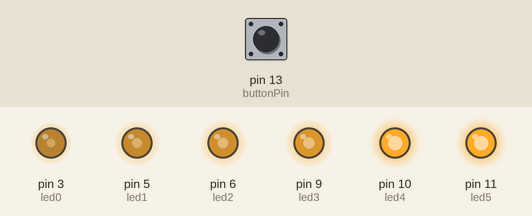
Simulated run of this sketch. Board: Arduino Uno, built with avr-gcc and run on an emulated ATmega328P. Parts: output pins drawn as LEDs (lit = HIGH). The inputs (shaded band) are chosen by the test bench; at power-on: pin 13 (buttonPin) HIGH.

Above: at 3.25 s.
3.3 s: pin 13 (buttonPin) pulled LOW for 1.45 s
At 3.45 s:
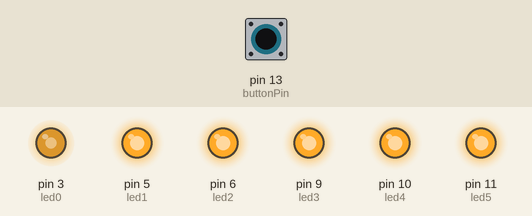
6.8 s: pin 13 (buttonPin) pulled LOW for 3.2 s
At 6.95 s:
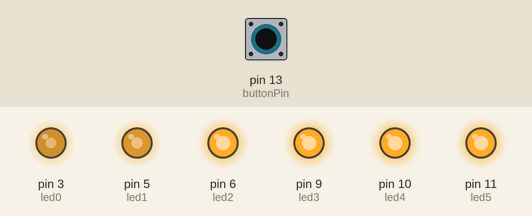
Timing chart, 0 to 17.5 s (numbered marks = the images above; inputs shaded):
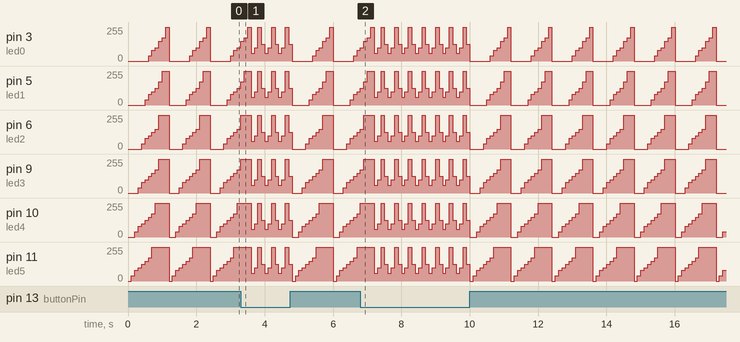

The sketch:

fadeleds3.ino
```cpp
/**********************************************************************************
**                                                                               **
**                              Fade LEDs                                        **
**                                                                               **
**                                                                               **
**********************************************************************************/
//********** Includes *************************************************************

//********** Variables ************************************************************
const int led0 = 3;          // donar nom al pin 3 de l’Arduino
const int led1 = 5;          // donar nom al pin 5 de l’Arduino
const int led2 = 6;          // donar nom al pin 6 de l’Arduino
const int led3 = 9;          // donar nom al pin 9 de l’Arduino
const int led4 = 10;         // donar nom al pin 10 de l’Arduino
const int led5 = 11;         // donar nom al pin 11 de l’Arduino
int velocitat = 100;         // velocitat de l'acció en ms
const int buttonPin = 13;

//********** Setup ****************************************************************
void setup()
{
pinMode(led0, OUTPUT);     // definir el pin 3 com una sortida
  pinMode(led1, OUTPUT);     // definir el pin 5 com una sortida
  pinMode(led2, OUTPUT);     // definir el pin 6 com una sortida
  pinMode(led3, OUTPUT);     // definir el pin 9 com una sortida
  pinMode(led4, OUTPUT);     // definir el pin 10 com una sortida
  pinMode(led5, OUTPUT);     // definir el pin 11 com una sortida
   pinMode(buttonPin, INPUT);     // definir el pin 11 com una sortida
}


//********** Loop *****************************************************************
void loop()
{
  if (digitalRead(buttonPin) == 0)
  {
 analogWrite(led0, 60);     // posar PWM del pin 3 a 60
  analogWrite(led1, 60);     // posar PWM del pin 5 a 60
  analogWrite(led2, 60);     // posar PWM del pin 6 a 60
  analogWrite(led3, 60);     // posar PWM del pin 9 a 60
  analogWrite(led4, 60);     // posar PWM del pin 10 a 60
  analogWrite(led5, 60);     // posar PWM del pin 11 a 60

  delay(velocitat);          // es queden leds velocitat ms en aquest estat

  analogWrite(led0, 100);    // posar PWM del pin 3 a 125
  analogWrite(led1, 100);    // posar PWM del pin 5 a 125
  analogWrite(led2, 100);    // posar PWM del pin 6 a 125
  analogWrite(led3, 100);    // posar PWM del pin 9 a 125
  analogWrite(led4, 100);    // posar PWM del pin 10 a 125
  analogWrite(led5, 100);    // posar PWM del pin 11 a 125

  delay(velocitat);           // es queden leds velocitat ms en aquest estat

  analogWrite(led0, 255);    // posar PWM del pin 3 a 255
  analogWrite(led1, 255);    // posar PWM del pin 5 a 255
  analogWrite(led2, 255);    // posar PWM del pin 6 a 255
  analogWrite(led3, 255);    // posar PWM del pin 9 a 255
  analogWrite(led4, 255);    // posar PWM del pin 10 a 255
  analogWrite(led5, 255);    // posar PWM del pin 11 a 255

  delay(velocitat);           // es queden leds velocitat ms en aquest estat

  analogWrite(led0, 125);    // posar PWM del pin 3 a 125
  analogWrite(led1, 125);    // posar PWM del pin 5 a 125
  analogWrite(led2, 125);    // posar PWM del pin 6 a 125
  analogWrite(led3, 125);    // posar PWM del pin 9 a 125
  analogWrite(led4, 125);    // posar PWM del pin 10 a 125
  analogWrite(led5, 125);    // posar PWM del pin 11 a 125

  delay(velocitat);           // es queden leds velocitat ms en aquest estat
          }
          else
          {
 analogWrite(led0, 0);     // posar PWM del pin 3 a 60
  analogWrite(led1, 0);     // posar PWM del pin 5 a 60
  analogWrite(led2, 0);     // posar PWM del pin 6 a 60
  analogWrite(led3, 0);     // posar PWM del pin 9 a 60
  analogWrite(led4, 0);     // posar PWM del pin 10 a 60
  analogWrite(led5, 0);     // posar PWM del pin 11 a 60

  delay(velocitat);          // es queden leds velocitat ms en aquest estat

  analogWrite(led0, 0);    // posar PWM del pin 3 a 125
  analogWrite(led1, 0);    // posar PWM del pin 5 a 125
  analogWrite(led2, 0);    // posar PWM del pin 6 a 125
  analogWrite(led3, 0);    // posar PWM del pin 9 a 125
  analogWrite(led4, 0);    // posar PWM del pin 10 a 125
  analogWrite(led5, 40);    // posar PWM del pin 11 a 125

  delay(velocitat);          // es queden leds velocitat ms en aquest estat

  analogWrite(led0, 0);    // posar PWM del pin 3 a 125
  analogWrite(led1, 0);    // posar PWM del pin 5 a 125
  analogWrite(led2, 0);    // posar PWM del pin 6 a 125
  analogWrite(led3, 0);    // posar PWM del pin 9 a 125
  analogWrite(led4, 40);    // posar PWM del pin 10 a 125
  analogWrite(led5, 80);    // posar PWM del pin 11 a 125

  delay(velocitat);          // es queden leds velocitat ms en aquest estat

  analogWrite(led0, 0);    // posar PWM del pin 3 a 125
  analogWrite(led1, 0);    // posar PWM del pin 5 a 125
  analogWrite(led2, 0);    // posar PWM del pin 6 a 125
  analogWrite(led3, 40);    // posar PWM del pin 9 a 125
  analogWrite(led4, 80);    // posar PWM del pin 10 a 125
  analogWrite(led5, 100);    // posar PWM del pin 11 a 125

  delay(velocitat);          // es queden leds velocitat ms en aquest estat

  analogWrite(led0, 0);    // posar PWM del pin 3 a 125
  analogWrite(led1, 0);    // posar PWM del pin 5 a 125
  analogWrite(led2, 40);    // posar PWM del pin 6 a 125
  analogWrite(led3, 80);    // posar PWM del pin 9 a 125
  analogWrite(led4, 100);    // posar PWM del pin 10 a 125
  analogWrite(led5, 127);    // posar PWM del pin 11 a 125

  delay(velocitat);          // es queden leds velocitat ms en aquest estat

  analogWrite(led0, 0);    // posar PWM del pin 3 a 125
  analogWrite(led1, 40);    // posar PWM del pin 5 a 125
  analogWrite(led2, 80);    // posar PWM del pin 6 a 125
  analogWrite(led3, 100);    // posar PWM del pin 9 a 125
  analogWrite(led4, 127);    // posar PWM del pin 10 a 125
  analogWrite(led5, 150);    // posar PWM del pin 11 a 125

  delay(velocitat);          // es queden leds velocitat ms en aquest estat

  analogWrite(led0, 40);    // posar PWM del pin 3 a 125
  analogWrite(led1, 80);    // posar PWM del pin 5 a 125
  analogWrite(led2, 100);    // posar PWM del pin 6 a 125
  analogWrite(led3, 127);    // posar PWM del pin 9 a 125
  analogWrite(led4, 150);    // posar PWM del pin 10 a 125
  analogWrite(led5, 175);    // posar PWM del pin 11 a 125

  delay(velocitat);          // es queden leds velocitat ms en aquest estat

  analogWrite(led0, 80);    // posar PWM del pin 3 a 125
  analogWrite(led1, 100);    // posar PWM del pin 5 a 125
  analogWrite(led2, 127);    // posar PWM del pin 6 a 125
  analogWrite(led3, 150);    // posar PWM del pin 9 a 125
  analogWrite(led4, 175);    // posar PWM del pin 10 a 125
  analogWrite(led5, 255);    // posar PWM del pin 11 a 125

  delay(velocitat);           // es queden leds velocitat ms en aquest estat

  analogWrite(led0, 100);    // posar PWM del pin 3 a 255
  analogWrite(led1, 127);    // posar PWM del pin 5 a 255
  analogWrite(led2, 150);    // posar PWM del pin 6 a 255
  analogWrite(led3, 175);    // posar PWM del pin 9 a 255
  analogWrite(led4, 255);    // posar PWM del pin 10 a 255
  analogWrite(led5, 255);    // posar PWM del pin 11 a 255

  delay(velocitat);           // es queden leds velocitat ms en aquest estat

  analogWrite(led0, 150);    // posar PWM del pin 3 a 255
  analogWrite(led1, 175);    // posar PWM del pin 5 a 255
  analogWrite(led2, 255);    // posar PWM del pin 6 a 255
  analogWrite(led3, 255);    // posar PWM del pin 9 a 255
  analogWrite(led4, 255);    // posar PWM del pin 10 a 255
  analogWrite(led5, 255);    // posar PWM del pin 11 a 255

  delay(velocitat);           // es queden leds velocitat ms en aquest estat

  analogWrite(led0, 175);    // posar PWM del pin 3 a 125
  analogWrite(led1, 255);    // posar PWM del pin 5 a 125
  analogWrite(led2, 255);    // posar PWM del pin 6 a 125
  analogWrite(led3, 255);    // posar PWM del pin 9 a 125
  analogWrite(led4, 255);    // posar PWM del pin 10 a 125
  analogWrite(led5, 255);    // posar PWM del pin 11 a 125

  delay(velocitat);           // es queden leds velocitat ms en aquest estat

  analogWrite(led0, 255);    // posar PWM del pin 3 a 125
  analogWrite(led1, 255);    // posar PWM del pin 5 a 125
  analogWrite(led2, 255);    // posar PWM del pin 6 a 125
  analogWrite(led3, 255);    // posar PWM del pin 9 a 125
  analogWrite(led4, 255);    // posar PWM del pin 10 a 125
  analogWrite(led5, 255);    // posar PWM del pin 11 a 125

  delay(velocitat);           //velocitat ms
          }
 }
//********** Funcions *************************************************************
```
